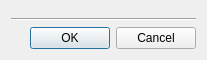
<?xml version="1.0" encoding="UTF-8"?>
<ui version="4.0">
 <class>GlyphMarkDialogForm</class>
 <widget class="QDialog" name="GlyphMarkDialogForm">
  <property name="geometry">
   <rect>
    <x>0</x>
    <y>0</y>
    <width>207</width>
    <height>60</height>
   </rect>
  </property>
  <property name="windowTitle">
   <string>Dialog</string>
  </property>
  <property name="modal">
   <bool>true</bool>
  </property>
  <layout class="QGridLayout" name="gridLayout_3">
   <item row="0" column="0">
    <layout class="QGridLayout" name="gridLayout_2">
     <item row="0" column="0">
      <widget class="QFrame" name="m_glyphMarkWidgetFrame"/>
     </item>
     <item row="1" column="0">
      <widget class="Line" name="line">
       <property name="orientation">
        <enum>Qt::Horizontal</enum>
       </property>
      </widget>
     </item>
     <item row="2" column="0">
      <layout class="QGridLayout" name="gridLayout">
       <item row="0" column="0">
        <spacer name="horizontalSpacer">
         <property name="orientation">
          <enum>Qt::Horizontal</enum>
         </property>
         <property name="sizeHint" stdset="0">
          <size>
           <width>40</width>
           <height>20</height>
          </size>
         </property>
        </spacer>
       </item>
       <item row="0" column="1">
        <widget class="QPushButton" name="m_okPushButton">
         <property name="text">
          <string>OK</string>
         </property>
        </widget>
       </item>
       <item row="0" column="2">
        <widget class="QPushButton" name="m_cancelPushButton">
         <property name="text">
          <string>Cancel</string>
         </property>
        </widget>
       </item>
      </layout>
     </item>
    </layout>
   </item>
  </layout>
 </widget>
 <resources/>
 <connections>
  <connection>
   <sender>m_okPushButton</sender>
   <signal>pressed()</signal>
   <receiver>GlyphMarkDialogForm</receiver>
   <slot>accept()</slot>
   <hints>
    <hint type="sourcelabel">
     <x>290</x>
     <y>375</y>
    </hint>
    <hint type="destinationlabel">
     <x>176</x>
     <y>160</y>
    </hint>
   </hints>
  </connection>
  <connection>
   <sender>m_cancelPushButton</sender>
   <signal>pressed()</signal>
   <receiver>GlyphMarkDialogForm</receiver>
   <slot>reject()</slot>
   <hints>
    <hint type="sourcelabel">
     <x>368</x>
     <y>374</y>
    </hint>
    <hint type="destinationlabel">
     <x>289</x>
     <y>184</y>
    </hint>
   </hints>
  </connection>
 </connections>
</ui>
